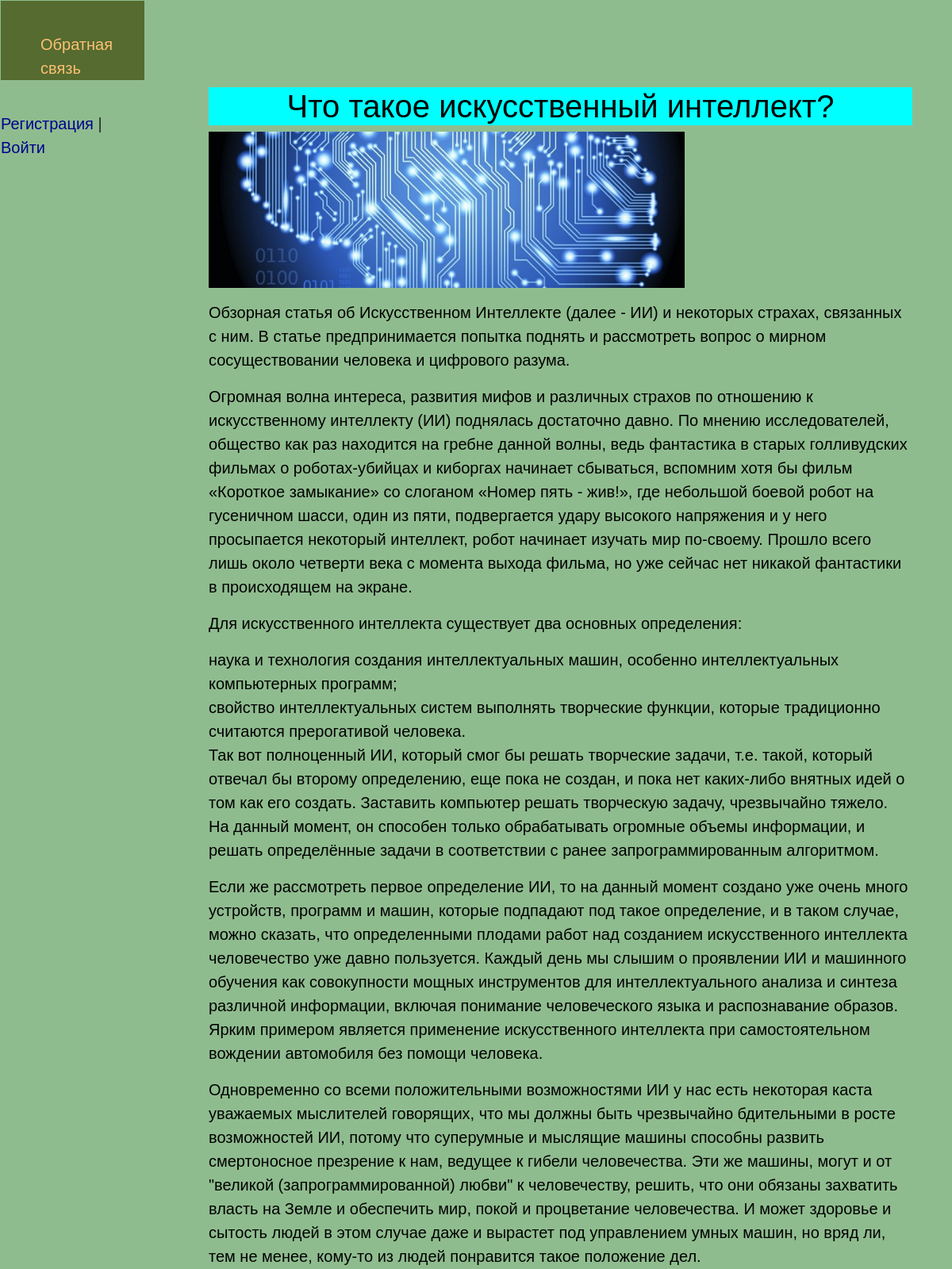
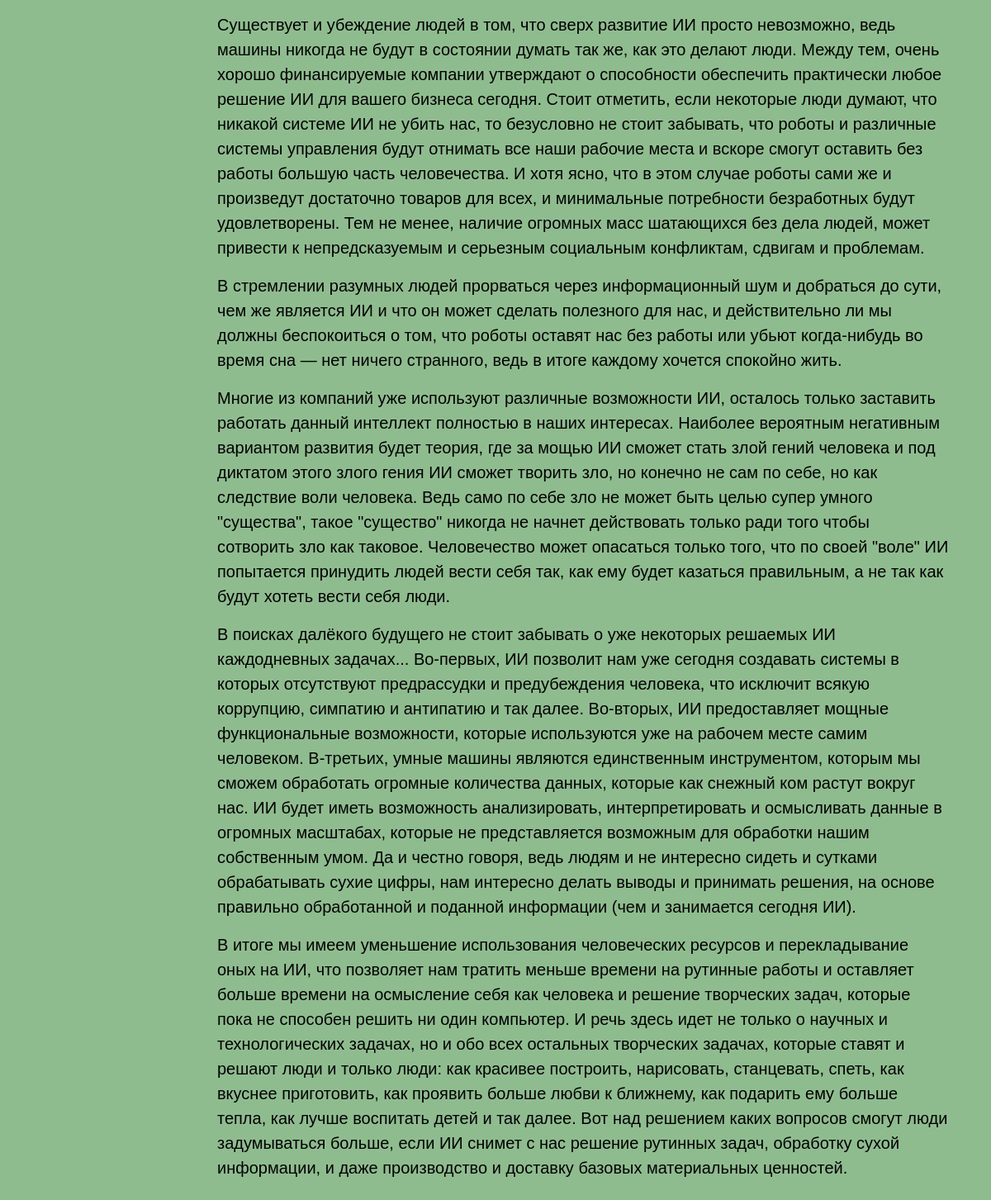
Screenshot of /post/3/ with the database file from the repository (2 pictures, top to bottom).
### news/models.py (models this page shows, shortened)
class News(models.Model):
    title = models.CharField('Заголовок', max_length=100)
    photo = models.ImageField(upload_to="photos/%Y/%m/%d/", null=True)
    description = models.TextField('Текст', null=True)
    author = models.CharField('Имя автора', max_length=100, null=True)
    date = models.DateField('Дата публикации', null=True)
    cat = models.ForeignKey('Category', on_delete=models.PROTECT, null=True)

### news/views.py (the view)
# urls.py: path('post/<int:post_id>/', show_post, name='post'),
def show_post(request, post_id):
    post = get_object_or_404(News, pk=post_id)
    context = {
        'post': post,
        'menu': menu,
        'title': post.title,
    }
    return render(request, 'post.html', context=context)

### templates/post.html
{% extends 'base.html' %}
{% block content %}
<h1>{{ post.title }}</h1>
{% if post.photo %}
<p><img class="img-article-left" src="{{ post.photo.url }}" alt="{{ post.title }}"></p>
{% endif %}
<h>{{ post.description|linebreaks }}</h>
{% endblock %}

### templates/base.html (style rules this page uses)
html, body { font-family: 'Arial'; margin: 0; padding: 0; height: 100%; width: 100%; background-color: darkseagreen; }
img { max-width: 600px; height: auto; }
.content-text h1 { background-color: cyan; text-align: center; font-size: 40px; }

### rows the page displays
News: title "Что такое искусственный интеллект?", photo (picture), description "Обзорная статья об Искусственном Интеллекте (далее - ИИ) и некоторых страхах, связанных с ним. В статье предпринимается попытка поднять и рассмотреть вопрос о мирном сосуществовании человека и цифрового разума. Огромная волна интереса, развития мифов и различных страхов по отношению к искусственному интеллекту (ИИ) поднялась достаточно давно. По мнению исследователей, общество как раз находится на гребне данной волны, ведь фантастика в старых голливудских фильмах о роботах-убийцах и киборгах начинает сбываться, вспомним хотя бы фильм «Короткое замыкание» со слоганом «Номер пять - жив!», где небольшой боевой робот на гусеничном шасси, один из пяти, подвергается удару высокого напряжения и у…"

### other values shown
{{ m.title }} "Обратная связь"
